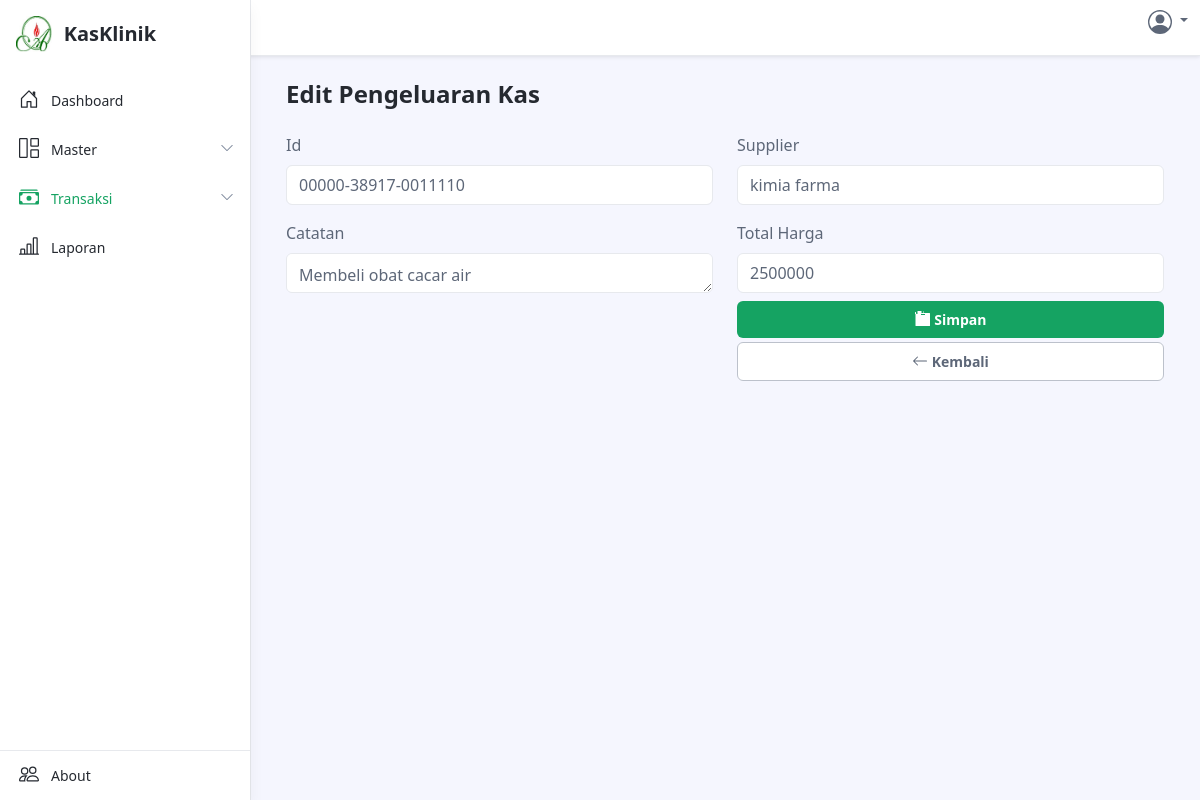
The app's page /pengeluaran-kas-edit.php?id=00000-38917-0011110 with its own data.
### tables this page shows
CREATE TABLE `transaction_out` (
  `id` varchar(255) NOT NULL,
  `created_at` timestamp NOT NULL DEFAULT current_timestamp(),
  `information` text NOT NULL,
  `total_price` double NOT NULL,
  `suppliers` varchar(255) NOT NULL
);

### pengeluaran-kas-edit.php (the view, shortened to what this page needs)
<?php
include './config/config.php';
$id = $_GET['id'] ?? null;
if ($_SERVER['REQUEST_METHOD'] === 'POST') {
  $id = $_POST['id'];
  $catatan = $_POST['catatan'];
  $suppliers = $_POST['suppliers'];
  $total_price = $_POST['total_price'];
  $transaction_in_id = !empty($_POST['transaction_in_id']) ? $_POST['transaction_in_id'] : null;
  try {
    $conn->beginTransaction();
    $sqlTransactionOut = "UPDATE transaction_out
                              SET information = :information, total_price = :total_price, suppliers = :suppliers
                              WHERE id = :id";
    $stmtTransactionOut = $conn->prepare($sqlTransactionOut);
    $stmtTransactionOut->execute([
      ':information' => $catatan,
      ':total_price' => $total_price,
      ':suppliers' => $suppliers,
      ':id' => $id
    ]);
    $sqlTransaction = "UPDATE transaction
                           SET comment = :comment, suppliers = :suppliers, price = :price, transaction_in_id = :transaction_in_id
                           WHERE transaction_out_id = :transaction_out_id";
    $stmtTransaction = $conn->prepare($sqlTransaction);
    $stmtTransaction->execute([
      ':comment' => $catatan,
      ':suppliers' => $suppliers,
      ':price' => $total_price,
      ':transaction_in_id' => $transaction_in_id,
      ':transaction_out_id' => $id
    ]);
    $conn->commit();
    $message = "Transaksi berhasil diperbarui";
    header("Location: pengeluaran-kas.php");
    exit();
  } catch (Exception $e) {
    $conn->rollBack();
    $message = "Gagal memperbarui transaksi: " . $e->getMessage();
  }
} elseif ($id) {
  try {
    $sqlFetchTransactionOut = "SELECT * FROM transaction_out WHERE id = :id";
    $stmtFetchTransactionOut = $conn->prepare($sqlFetchTransactionOut);
    $stmtFetchTransactionOut->execute([':id' => $id]);
    $transactionOutData = $stmtFetchTransactionOut->fetch(PDO::FETCH_ASSOC);
    if ($transactionOutData) {
      $catatan = $transactionOutData['information'];
      $suppliers = $transactionOutData['suppliers'];
      $total_price = $transactionOutData['total_price'];
    } else {
      $message = "Data tidak ditemukan";
    }
  } catch (Exception $e) {
    $message = "Gagal mengambil data: " . $e->getMessage();
  }
} else {
  $message = "ID tidak valid";
}
?>
<!DOCTYPE html>
<html lang="en">
<head>
  <link id="theme-style" rel="stylesheet" href="assets/css/portal.css">
</head>
<body class="app">
  <header class="app-header fixed-top">
    <div class="app-header-inner">
      <div class="container-fluid py-2">
        <div class="app-header-content">
          <div class="row justify-content-between align-items-center">
            <?php include './component/profile-icon.php'; ?>
          </div>
        </div>
      </div>
    </div>
    <div id="app-sidepanel" class="app-sidepanel">
      <div class="sidepanel-inner d-flex flex-column">
        <?php include './sidebar/sidebar-header.php'; ?>
        <?php include './sidebar/sidebar-body.php'; ?>
        <?php include './sidebar/sidebar-footer.php'; ?>
      </div>
    </div>
  </header>
  <div class="app-wrapper">
    <div class="app-content pt-3 p-md-3 p-lg-4">
      <div class="container-xl">
        <h1 class="app-page-title">Edit Pengeluaran Kas</h1>
        <form class="auth-form login-form" method="POST">
          <div class="row">
            <div class="col-12 col-lg-6">
              <div class="text mb-3">
                <label class="form-label" for="id">Id</label>
                <input id="id" name="id" type="text" class="form-control" value="<?php echo htmlspecialchars($id); ?>" readonly>
              </div>
              <div class="text mb-3">
                <label class="form-label" for="catatan">Catatan</label>
                <textarea id="catatan" name="catatan" class="form-control" required="required"><?php echo htmlspecialchars($catatan); ?></textarea>
              </div>
            </div>
            <div class="col-12 col-lg-6">
              <div class="text mb-3">
                <label class="form-label" for="suppliers">Supplier</label>
                <input id="suppliers" name="suppliers" type="text" class="form-control" value="<?php echo htmlspecialchars($suppliers); ?>" required="required">
              </div>
              <div class="text">
                <label class="form-label" for="total_price">Total Harga</label>
                <input id="total_price" name="total_price" type="text" class="form-control" value="<?php echo htmlspecialchars($total_price); ?>" required="required">
              </div>
              <div class="pt-2">
                <button type="submit" class="btn app-btn-primary w-100 theme-btn mx-auto">
                  <svg xmlns="http://www.w3.org/2000/svg" width="16" height="16" fill="currentColor" class="bi bi-save" viewBox="0 0 16 16">
                    <path d="M8.5 0a.5.5 0 0 1 .5.5V2h5.5a.5.5 0 0 1 .5.5v12a.5.5 0 0 1-.5.5H1a.5.5 0 0 1-.5-.5V3H0V1.5A.5.5 0 0 1 .5 1H1v1.5a.5.5 0 0 1 .5.5h1V0h4v2.5A.5.5 0 0 1 7 2h1.5V0H8zM6 3v1h4V3H6z" />
                  </svg> Simpan
                </button>
              </div>
              <div class="pt-1">
                <a href="./pengeluaran-kas.php" class="btn app-btn-secondary w-100 theme-btn mx-auto">
                  <svg xmlns="http://www.w3.org/2000/svg" width="16" height="16" fill="currentColor" class="bi bi-arrow-left" viewBox="0 0 16 16">
                    <path fill-rule="evenodd" d="M15 8a.5.5 0 0 0-.5-.5H2.707l3.147-3.146a.5.5 0 1 0-.708-.708l-4 4a.5.5 0 0 0 0 .708l4 4a.5.5 0 0 0 .708-.708L2.707 8.5H14.5A.5.5 0 0 0 15 8" />
                  </svg> Kembali
                </a>
              </div>
            </div>
          </div>
        </form>
      </div>
    </div>
  </div>
</body>
</html>

### records on screen
transaction_out: catatan "Membeli obat cacar air", suppliers "kimia farma", total_price "2500000"
